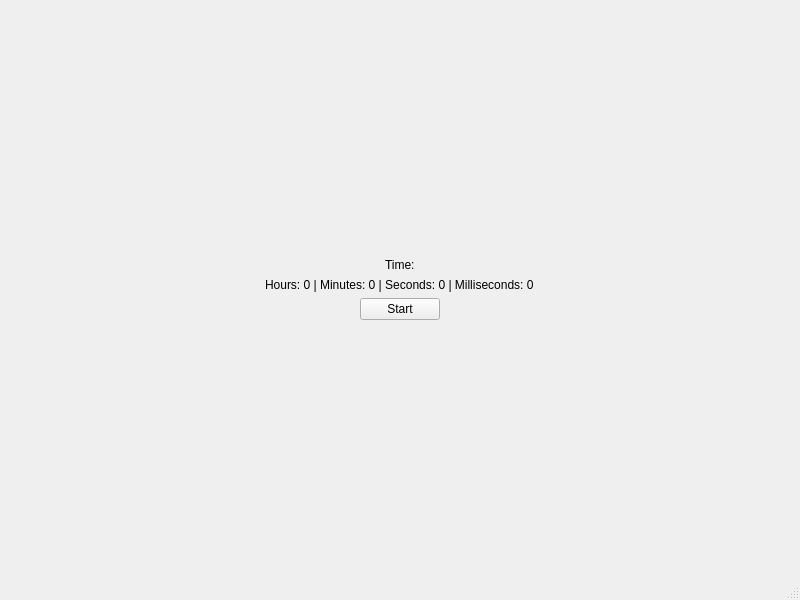
<?xml version="1.0" encoding="UTF-8"?>
<ui version="4.0">
 <class>MainWindow</class>
 <widget class="QMainWindow" name="MainWindow">
  <property name="geometry">
   <rect>
    <x>0</x>
    <y>0</y>
    <width>800</width>
    <height>600</height>
   </rect>
  </property>
  <property name="windowTitle">
   <string>MainWindow</string>
  </property>
  <widget class="QWidget" name="centralwidget">
   <layout class="QGridLayout" name="gridLayout">
    <item row="0" column="0">
     <layout class="QVBoxLayout" name="verticalLayout">
      <item>
       <spacer name="verticalSpacer">
        <property name="orientation">
         <enum>Qt::Vertical</enum>
        </property>
        <property name="sizeHint" stdset="0">
         <size>
          <width>20</width>
          <height>40</height>
         </size>
        </property>
       </spacer>
      </item>
      <item alignment="Qt::AlignHCenter">
       <widget class="QLabel" name="label">
        <property name="text">
         <string>Time:</string>
        </property>
       </widget>
      </item>
      <item alignment="Qt::AlignHCenter">
       <widget class="QLabel" name="timerLabel">
        <property name="text">
         <string>Hours: 0 | Minutes: 0 | Seconds: 0 | Milliseconds: 0</string>
        </property>
       </widget>
      </item>
      <item alignment="Qt::AlignHCenter">
       <widget class="QPushButton" name="startStopButton">
        <property name="maximumSize">
         <size>
          <width>250</width>
          <height>150</height>
         </size>
        </property>
        <property name="text">
         <string>Start</string>
        </property>
       </widget>
      </item>
      <item>
       <spacer name="verticalSpacer_2">
        <property name="orientation">
         <enum>Qt::Vertical</enum>
        </property>
        <property name="sizeHint" stdset="0">
         <size>
          <width>20</width>
          <height>40</height>
         </size>
        </property>
       </spacer>
      </item>
     </layout>
    </item>
   </layout>
  </widget>
  <widget class="QMenuBar" name="menubar">
   <property name="geometry">
    <rect>
     <x>0</x>
     <y>0</y>
     <width>800</width>
     <height>25</height>
    </rect>
   </property>
  </widget>
  <widget class="QStatusBar" name="statusbar"/>
 </widget>
 <resources/>
 <connections/>
</ui>
